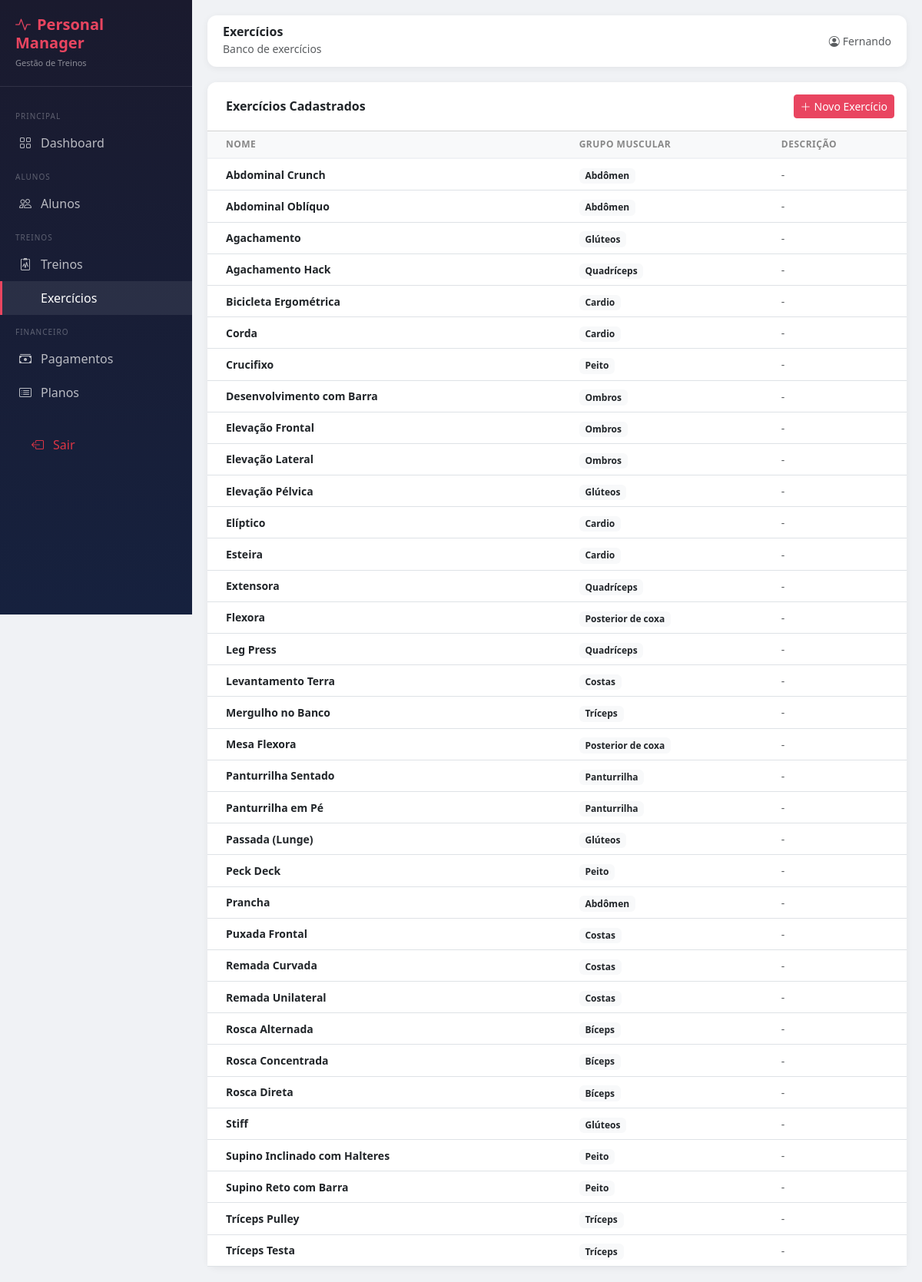
Screenshot of /treinos/exercicios/ (signed in) with the database file from the repository.
### treinos/models.py (models this page shows, shortened)
class Exercicio(models.Model):
    GRUPO_CHOICES = [
        ('peito', 'Peito'),
        ('costas', 'Costas'),
        ('ombros', 'Ombros'),
        ('biceps', 'Bíceps'),
        ('triceps', 'Tríceps'),
        ('abdomen', 'Abdômen'),
        ('gluteos', 'Glúteos'),
        ('quadriceps', 'Quadríceps'),
        ('posterior', 'Posterior de coxa'),
        ('panturrilha', 'Panturrilha'),
        ('cardio', 'Cardio'),
        ('outros', 'Outros'),
    ]
    nome = models.CharField(max_length=100)
    grupo_muscular = models.CharField(max_length=20, choices=GRUPO_CHOICES, default='outros')
    descricao = models.TextField(blank=True)
    class Meta:
        verbose_name = 'Exercício'
        verbose_name_plural = 'Exercícios'
        ordering = ['nome']

### treinos/views.py (the view)
# urls.py: path('exercicios/', views.lista_exercicios, name='lista_exercicios'),
@login_required
def lista_exercicios(request):
    exercicios = Exercicio.objects.all()
    return render(request, 'treinos/exercicios.html', {'exercicios': exercicios})

### treinos/templates/treinos/exercicios.html (shortened to what this page needs)
{% extends 'core/base.html' %}
{% block page_title %}Exercícios{% endblock %}
{% block page_subtitle %}Banco de exercícios{% endblock %}
{% block content %}
<div class="card">
  <div class="card-header bg-white d-flex justify-content-between align-items-center py-3">
    <h6 class="mb-0 fw-bold">Exercícios Cadastrados</h6>
    <a href="{% url 'criar_exercicio' %}" class="btn btn-primary btn-sm">
      <i class="bi bi-plus-lg me-1"></i>Novo Exercício
    </a>
  </div>
  <div class="card-body p-0">
    <table class="table table-hover mb-0">
      <thead class="table-light">
        <tr><th class="ps-4">Nome</th><th>Grupo Muscular</th><th>Descrição</th></tr>
      </thead>
      <tbody>
        {% for ex in exercicios %}
        <tr>
          <td class="ps-4 fw-semibold small">{{ ex.nome }}</td>
          <td><span class="badge bg-light text-dark">{{ ex.get_grupo_muscular_display }}</span></td>
          <td><small class="text-muted">{{ ex.descricao|truncatechars:50|default:"-" }}</small></td>
        </tr>
        {% empty %}
        <tr><td colspan="3" class="text-center text-muted py-5">
          <p>Nenhum exercício cadastrado.</p>
          <a href="{% url 'criar_exercicio' %}" class="btn btn-primary btn-sm">Cadastrar exercício</a>
        </td></tr>
        {% endfor %}
      </tbody>
    </table>
  </div>
</div>
{% endblock %}

### core/templates/core/base.html (shortened to what this page needs)
<!DOCTYPE html>
<html lang="pt-br">
<head>
  <link href="https://cdn.jsdelivr.net/npm/bootstrap@5.3.0/dist/css/bootstrap.min.css" rel="stylesheet">
  <link href="https://cdn.jsdelivr.net/npm/bootstrap-icons@1.11.0/font/bootstrap-icons.css" rel="stylesheet">
</head>
<body>
<nav class="sidebar">
  <div class="brand">
    <h5><i class="bi bi-activity me-2"></i>Personal Manager</h5>
    <small>Gestão de Treinos</small>
  </div>
  <div class="mt-3">
    <div class="nav-section">Principal</div>
    <a href="{% url 'dashboard' %}" class="nav-link {% if request.resolver_match.url_name == 'dashboard' %}active{% endif %}">
      <i class="bi bi-grid"></i> Dashboard
    </a>
    <div class="nav-section">Alunos</div>
    <a href="{% url 'lista_alunos' %}" class="nav-link {% if 'aluno' in request.resolver_match.url_name %}active{% endif %}">
      <i class="bi bi-people"></i> Alunos
    </a>
    <div class="nav-section">Treinos</div>
    <a href="{% url 'lista_treinos' %}" class="nav-link {% if 'treino' in request.resolver_match.url_name %}active{% endif %}">
      <i class="bi bi-clipboard2-pulse"></i> Treinos
    </a>
    <a href="{% url 'lista_exercicios' %}" class="nav-link {% if 'exercicio' in request.resolver_match.url_name %}active{% endif %}">
       Exercícios
    </a>
    <div class="nav-section">Financeiro</div>
    <a href="{% url 'lista_pagamentos' %}" class="nav-link {% if 'pagamento' in request.resolver_match.url_name %}active{% endif %}">
      <i class="bi bi-cash-stack"></i> Pagamentos
    </a>
    <a href="{% url 'lista_planos' %}" class="nav-link {% if 'plano' in request.resolver_match.url_name %}active{% endif %}">
      <i class="bi bi-card-list"></i> Planos
    </a>
    <div class="mt-4 px-3">
      <a href="{% url 'logout' %}" class="nav-link text-danger">
        <i class="bi bi-box-arrow-left"></i> Sair
      </a>
    </div>
  </div>
</nav>
<div class="main-content">
  <div class="topbar">
    <div>
      <h6 class="mb-0 fw-bold">{% block page_title %}Dashboard{% endblock %}</h6>
      <small class="text-muted">{% block page_subtitle %}{% endblock %}</small>
    </div>
    <div class="d-flex align-items-center gap-3">
      <span class="text-muted small"><i class="bi bi-person-circle me-1"></i>{{ request.user.get_full_name|default:request.user.username }}</span>
    </div>
  </div>
  {% block content %}{% endblock %}
</div>
</body>
</html>

### core/templates/core/base.html (style rules this page uses)
:root { --primary: #1a1a2e; --secondary: #16213e; --accent: #e94560; --accent2: #0f3460; --light-bg: #f8f9fa; }
body { background-color: #f0f2f5; font-family: 'Segoe UI', sans-serif; }
.sidebar { width: 250px; min-height: 100vh; background: linear-gradient(180deg, var(--primary) 0%, var(--secondary) 100%); position: fixed; top: 0; left: 0; z-index: 100; transition: all 0.3s; }
.sidebar .brand { padding: 20px; border-bottom: 1px solid rgba(255,255,255,0.1); }
.sidebar .brand h5 { color: var(--accent); font-weight: 700; margin: 0; }
.sidebar .brand small { color: rgba(255,255,255,0.5); font-size: 11px; }
.sidebar .nav-link { color: rgba(255,255,255,0.7); padding: 10px 20px; display: flex; align-items: center; gap: 10px; transition: all 0.2s; border-left: 3px solid transparent; }
.sidebar .nav-link:hover, .sidebar .nav-link.active { color: #fff; background: rgba(255,255,255,0.08); border-left-color: var(--accent); }
.sidebar .nav-link i { width: 20px; text-align: center; }
.sidebar .nav-section { font-size: 10px; text-transform: uppercase; letter-spacing: 1px; color: rgba(255,255,255,0.3); padding: 15px 20px 5px; }
.main-content { margin-left: 250px; padding: 20px; }
.topbar { background: #fff; padding: 12px 20px; margin-bottom: 20px; border-radius: 12px; box-shadow: 0 2px 10px rgba(0,0,0,0.06); display: flex; justify-content: space-between; align-items: center; }
.card { border: none; border-radius: 12px; box-shadow: 0 2px 10px rgba(0,0,0,0.06); }
.card-header { border-radius: 12px 12px 0 0 !important; }
.btn-primary { background-color: var(--accent); border-color: var(--accent); }
.table th { font-size: 12px; text-transform: uppercase; letter-spacing: 0.5px; color: #888; border-bottom: 2px solid #f0f2f5; }
.table td { vertical-align: middle; }

### rows the page displays
Exercicio: nome "Abdominal Crunch", grupo_muscular "Abdômen", descricao "-"
Exercicio: nome "Abdominal Oblíquo", grupo_muscular "Abdômen", descricao "-"
Exercicio: nome "Agachamento", grupo_muscular "Glúteos", descricao "-"
Exercicio: nome "Agachamento Hack", grupo_muscular "Quadríceps", descricao "-"
Exercicio: nome "Bicicleta Ergométrica", grupo_muscular "Cardio", descricao "-"
Exercicio: nome "Corda", grupo_muscular "Cardio", descricao "-"
Exercicio: nome "Crucifixo", grupo_muscular "Peito", descricao "-"
Exercicio: nome "Desenvolvimento com Barra", grupo_muscular "Ombros", descricao "-"
Exercicio: nome "Elevação Frontal", grupo_muscular "Ombros", descricao "-"
Exercicio: nome "Elevação Lateral", grupo_muscular "Ombros", descricao "-"
Exercicio: nome "Elevação Pélvica", grupo_muscular "Glúteos", descricao "-"
Exercicio: nome "Elíptico", grupo_muscular "Cardio", descricao "-"
Exercicio: nome "Esteira", grupo_muscular "Cardio", descricao "-"
Exercicio: nome "Extensora", grupo_muscular "Quadríceps", descricao "-"
Exercicio: nome "Flexora", grupo_muscular "Posterior de coxa", descricao "-"
Exercicio: nome "Leg Press", grupo_muscular "Quadríceps", descricao "-"
Exercicio: nome "Levantamento Terra", grupo_muscular "Costas", descricao "-"
Exercicio: nome "Mergulho no Banco", grupo_muscular "Tríceps", descricao "-"
Exercicio: nome "Mesa Flexora", grupo_muscular "Posterior de coxa", descricao "-"
Exercicio: nome "Panturrilha Sentado", grupo_muscular "Panturrilha", descricao "-"
Exercicio: nome "Panturrilha em Pé", grupo_muscular "Panturrilha", descricao "-"
Exercicio: nome "Passada (Lunge)", grupo_muscular "Glúteos", descricao "-"
Exercicio: nome "Peck Deck", grupo_muscular "Peito", descricao "-"
Exercicio: nome "Prancha", grupo_muscular "Abdômen", descricao "-"
Exercicio: nome "Puxada Frontal", grupo_muscular "Costas", descricao "-"
Exercicio: nome "Remada Curvada", grupo_muscular "Costas", descricao "-"
Exercicio: nome "Remada Unilateral", grupo_muscular "Costas", descricao "-"
Exercicio: nome "Rosca Alternada", grupo_muscular "Bíceps", descricao "-"
Exercicio: nome "Rosca Concentrada", grupo_muscular "Bíceps", descricao "-"
Exercicio: nome "Rosca Direta", grupo_muscular "Bíceps", descricao "-"
Exercicio: nome "Stiff", grupo_muscular "Glúteos", descricao "-"
Exercicio: nome "Supino Inclinado com Halteres", grupo_muscular "Peito", descricao "-"
Exercicio: nome "Supino Reto com Barra", grupo_muscular "Peito", descricao "-"
Exercicio: nome "Tríceps Pulley", grupo_muscular "Tríceps", descricao "-"
Exercicio: nome "Tríceps Testa", grupo_muscular "Tríceps", descricao "-"

### other values shown
{{ request.user.get_full_name|default:request.user.username }} "Fernando"
